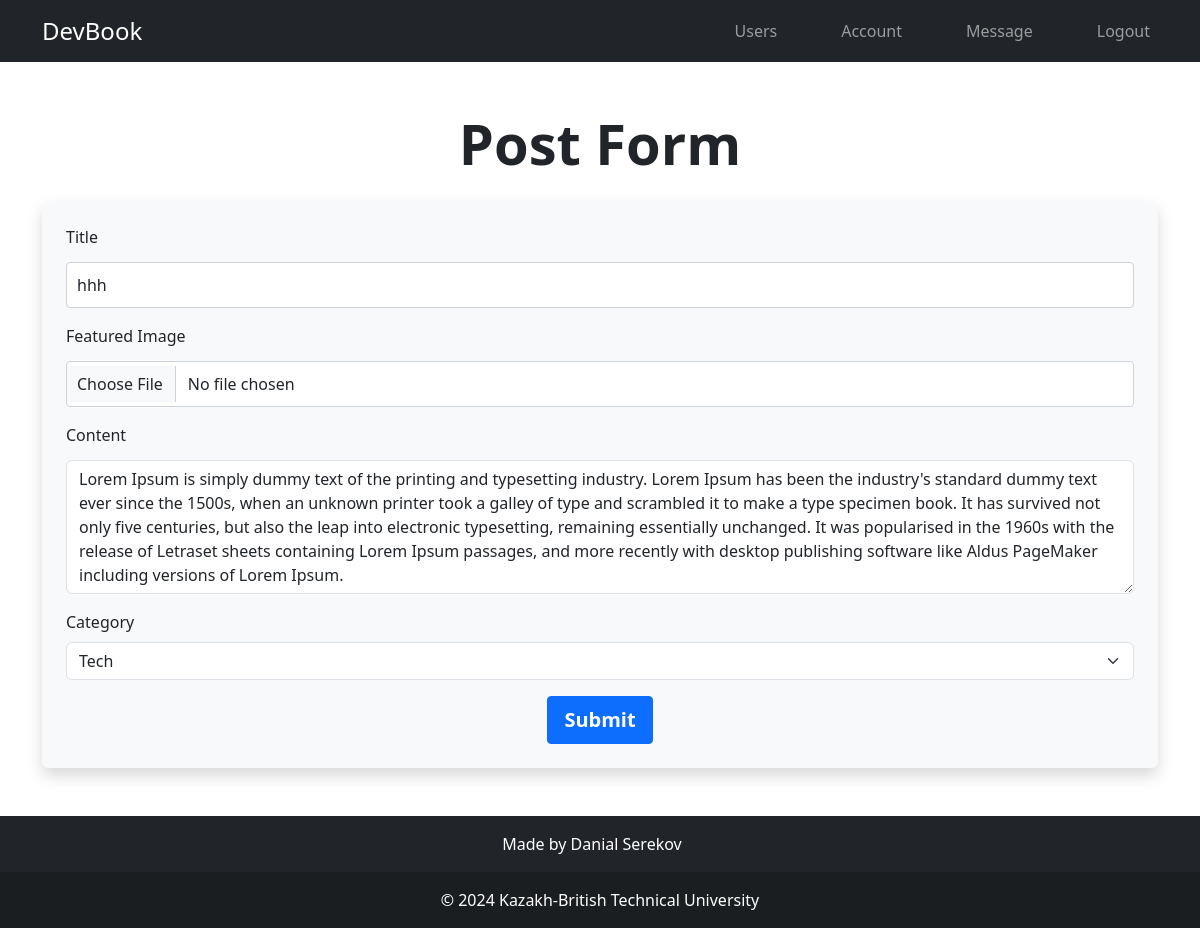
The page /news/update-post/e50aa61f-c300-4314-a9e3-7e52ca3e62f0/ (signed in) on the database its author committed.
### blog/models.py (models this page shows, shortened)
class Post(models.Model):
    id = models.UUIDField(default=uuid.uuid4, unique=True,
                          primary_key=True, editable=False)
    owner = models.ForeignKey(
        Profile, null=True, blank=True, on_delete=models.SET_NULL)
    title = models.CharField(max_length=200)
    content = models.TextField(null=True, blank=True)
    featured_image = models.ImageField(
        null=True, blank=True, default="default.jpg")
    category = models.ManyToManyField('Category', blank=True)
    vote_total = models.IntegerField(default=0, null=True, blank=True)
    vote_ratio = models.IntegerField(default=0, null=True, blank=True)
    published_date = models.DateTimeField(auto_now_add=True)
    class Meta:
        ordering = ['-vote_ratio', '-vote_total', 'title']

### blog/views.py (the view)
# urls.py: path('update-post/<str:pk>/', views.updatePost, name="update-post"),
@login_required(login_url='login')
def updatePost(request, pk):
    profile = request.user.profile
    post = profile.post_set.get(id=pk)
    form = PostForm(instance=post)
    if request.method == 'POST':
        form = PostForm(request.POST, request.FILES, instance=post)
        if form.is_valid():
            form.save()
            return redirect('blog-list')
    context = {'form': form}
    return render(request, 'blog/post-form.html', context)

### blog/forms.py
class PostForm(ModelForm):
    class Meta:
        model = Post
        fields = ['title', 'featured_image', 'content', 'category']
    def __init__(self, *args, **kwargs):
        super(PostForm, self).__init__(*args, **kwargs)
        for name, field in self.fields.items():
            field.widget.attrs.update({'class': 'input'})

### blog/templates/blog/post-form.html (shortened to what this page needs)
{% extends 'main.html' %}
{% block content %}
<div class="container my-5">
    <h1 class="mb-4 text-center display-4 fw-bold">Post Form</h1>
    <form action="" method="POST" enctype="multipart/form-data" class="bg-light p-4 rounded shadow">
        <div class="mb-3">
            <label for="{{ form.title.id_for_label }}" class="form-label">Title</label>
            <input type="text" name="title" id="{{ form.title.id_for_label }}" class="form-control" value="{{ form.title.value|default:'' }}">
        </div>
        <div class="mb-3">
            <label for="{{ form.featured_image.id_for_label }}" class="form-label">Featured Image</label>
            <input type="file" name="featured_image" id="{{ form.featured_image.id_for_label }}" class="form-control">
        </div>
        <div class="mb-3">
            <label for="{{ form.content.id_for_label }}" class="form-label">Content</label>
            <textarea name="content" id="{{ form.content.id_for_label }}" class="form-control" rows="5">{{ form.content.value|default:'' }}</textarea>
        </div>
        <div class="mb-3">
            <label for="{{ form.category.id_for_label }}" class="form-label">Category</label>
            <select name="category" id="{{ form.category.id_for_label }}" class="form-select">
                {% for category in form.category.field.queryset %}
                    <option value="{{ category.id }}" {% if category.id == form.category.value %}selected{% endif %}>{{ category.name }}</option>
                {% endfor %}
            </select>
        </div>
        <div class="text-center">
            <input type="submit" value="Submit" class="btn btn-primary btn-lg">
        </div>
    </form>
</div>
{% endblock %}

### static/styles/main.css (style rules this page uses)
input[type="text"], input[type="email"], textarea, input[type="file"] { display: block; width: 100%; padding: 10px; margin-top: 5px; border: 1px solid #ced4da; border-radius: 0.25rem; }
.btn { border-radius: 0.25rem; font-weight: bold; }

### rows shown on the page
Post: title "hhh", content "Lorem Ipsum is simply dummy text of the printing and typesetting industry. Lorem Ipsum has been the industry's standard dummy text ever since the 1500s, when an unknown printer took a galley of type and scrambled it to make a type specimen book. It has survived not only five centuries, but also the leap into electronic typesetting, remaining essentially unchanged. It was popularised in the 1960s with the release of Letraset sheets containing Lorem Ipsum passages, and more recently with desktop publishing software like Aldus PageMaker including versions of Lorem Ipsum."

### other values the page prints
form field category "Tech"
